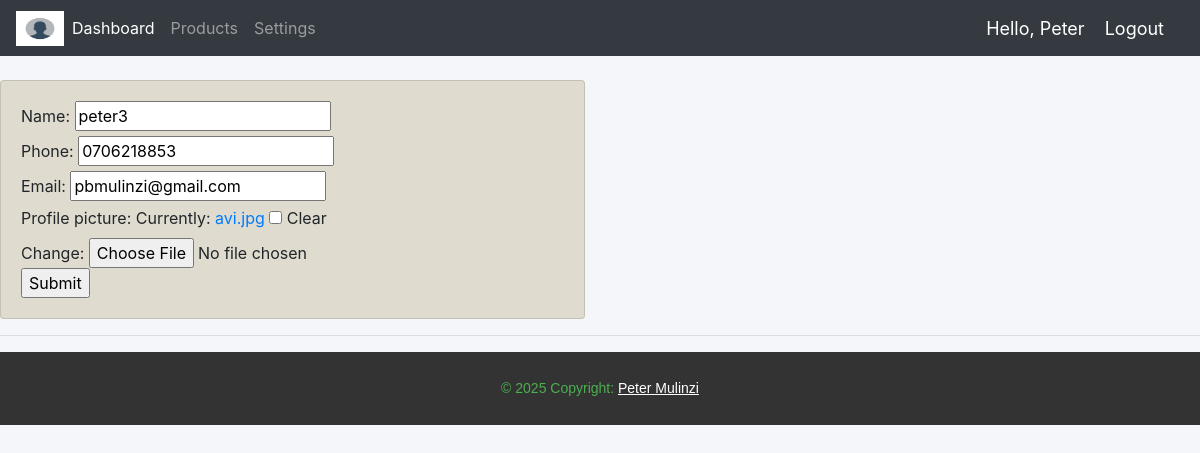
Screenshot of /updateCustomer/5/ (signed in) with the database file from the repository.
### Jah_Accounts/models.py (models this page shows, shortened)
class Customer(models.Model):
    user = models.OneToOneField(User, null=True, blank=True, on_delete=models.CASCADE)
    name = models.CharField(max_length=200, null=True, blank=True)
    phone = models.CharField(max_length=200, null=True, blank=True)
    email = models.CharField(max_length=200, null=True, blank=True)
    profile_picture = models.ImageField(null=True, default='avi.jpg', blank=True)
    date_created = models.DateTimeField(auto_now_add=True, null=True, blank=True)

### Jah_Accounts/decorators.py (the view)
        def wrapper_func(request, *args, **kwargs):
            if request.user.groups.exists():
                user_groups = request.user.groups.values_list('name', flat = True)
                if any(group in allowed_roles for group in user_groups):
                    return view_func(request, *args, **kwargs)
            return HttpResponse('You are not allowed to view this page.')

### Jah_Accounts/forms.py
class CustomerForm(ModelForm):
    class Meta:
        model = Customer
        fields = '__all__'
        exclude = ['user']

### Jah_Accounts/views.py (called while the page is built)
@login_required(login_url='login')
@allowed_users(allowed_roles=['admin'])
@csrf_protect
def updateCustomer(request, pk):
    customer = Customer.objects.get(id=pk)
    form = CustomerForm(instance=customer)
    if request.method == 'POST':
        form = CustomerForm(request.POST, instance=customer)
        if form.is_valid():
            form.save()
            return redirect('/')
    context = {'form': form}
    return render(request, 'Jah_Accounts/updateCustomer.html', context)

### Jah_Accounts/templates/Jah_Accounts/updateCustomer.html (shortened to what this page needs)
{% extends 'Jah_Accounts/main.html' %}
{% load static %}
{% block content %}
<br>
<div class="row">
    <div class="col-md-6">
        <div class="card card-body" style="background-color: rgb(223, 220, 207);">
            <form action="" method="POST">
                {{form}}
                <input type="submit" name="Submit">
            </form>
        </div>
    </div>
</div>
{% endblock %}

### Jah_Accounts/templates/Jah_Accounts/navbar.html (shortened to what this page needs)
{% load static %}
<nav class="navbar navbar-expand-lg navbar-dark bg-dark">
    <img src="/static/images/avi.jpg" alt="" width="48" height="35">
    <div class="collapse navbar-collapse" id="navbarNavAltMarkup">
      <div class="navbar-nav">
        {% if request.user.is_staff %}
        <a class="nav-item nav-link active" href="{% url 'home' %}">Dashboard</a>
        <a class="nav-item nav-link" href="{% url 'products' %}">Products</a>
        {% endif %}
        <a class="nav-link" href="{% url 'account' %}">Settings</a>
      </div>
    </div>
    <span class="hello-msg">Hello, {{request.user}}</span>
    <span><a class="hello-msg" href="{% url 'logout' %}">Logout</a></span>
  </nav>

### static/css/main.css (style rules this page uses)
body { background-color: #f4f6f9; }

### Jah_Accounts/templates/Jah_Accounts/navbar.html (style rules this page uses)
.hello-msg { font-size: 18px; color: #fff; margin-right: 20px; }

### rows the page displays
Customer: name "peter3", phone "0706218853", email "pbmulinzi@gmail.com"

### other values shown
{{ request.user }} "Peter"
